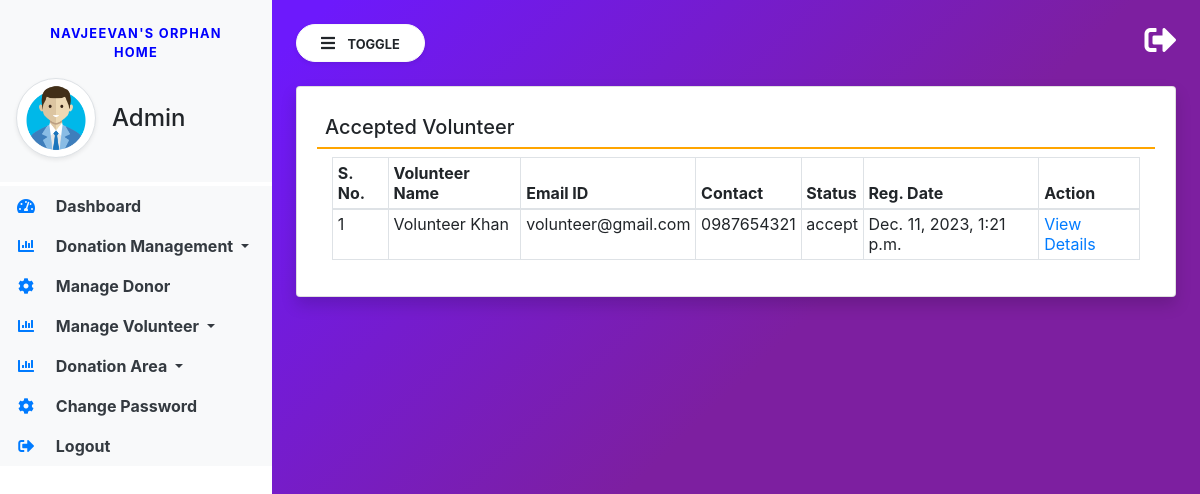
The page /accepted_volunteer (signed in) on the database its author committed.
### donation/models.py (models this page shows, shortened)
class Volunteer(models.Model):
    user = models.ForeignKey(User, on_delete=models.CASCADE)
    contact = models.CharField(max_length=15,null=True)
    address = models.CharField(max_length=300,null=True)
    userpic = models.FileField(null=True)
    idpic = models.FileField(null=True)
    aboutme = models.CharField(max_length=300,null=True)
    status = models.CharField(max_length=20,null=True)
    regdate = models.DateTimeField(auto_now_add=True)
    adminremark = models.CharField(max_length=300, null=True)
    updationdate = models.DateField(null=True)

### donation/views.py (the view)
# urls.py: path('accepted_volunteer',accepted_volunteer,name='accepted_volunteer'),
def accepted_volunteer(request):
    if not request.user.is_authenticated:
        return redirect('admin_login')
    volunteer = Volunteer.objects.filter(status='accept')
    return render(request, 'accepted_volunteer.html', locals())

### donation/templates/accepted_volunteer.html
{% extends 'admin_base.html' %}
{% block main  %}
<div class="card shadow">
    <div class="card-body">
        <h5 class="p-2" style="border-bottom: 2px solid orange;">Accepted Volunteer</h5>
<div class="container-fluid">
        <table class="table table-bordered table-sm" id="example">
            <thead>
                <tr>
                    <th>S. No.</th>
                    <th>Volunteer Name</th>
                    <th>Email ID</th>
                    <th>Contact</th>
                    <th>Status</th>
                    <th>Reg. Date</th>
                    <th>Action</th>
                </tr>
            </thead>
            <tbody>
                {% for i in volunteer %}
                <tr>
                    <td>{{forloop.counter}}</td>
                    <td>{{i.user.first_name}} {{i.user.last_name}}</td>
                    <td>{{i.user.username}}</td>
                    <td>{{i.contact}}</td>
                    <td>{{i.status}}</td>
                    <td>{{i.regdate}}</td>
                    <td><a href="{% url 'view_volunteerdetail' i.id %}" class="text-primary">View Details</a></td>
                </tr>
                {% endfor %}
            </tbody>
        </table>
</div>
</div>
</div>
{% endblock %}

### donation/static/css/sidebar.css (style rules this page uses)
body { background-image : linear-gradient(135.9deg,rgba(109,25,252,1) 16.4%,rgba(125,31,160,1) 56.1%); min-height:100vh; }

### rows shown on the page
Volunteer: user.first_name "Volunteer", user.last_name "Khan", user.username "volunteer@gmail.com", contact "0987654321", status "accept", regdate "Dec. 11, 2023, 1:21 p.m."
